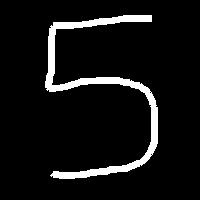
#> input picture images_test/img5_1.jpg, 200 x 200 px, found by its file name
$ python test6.py
#> lines starting #> are read from the running program, lines starting #| are printed output that depends on the picture; after the words box and inside, x2 and y2 are one past the last pixel; in counts of white or black regions, pixels touching at a corner belong together
# Import the modules
import cv2
from sklearn.externals import joblib
from skimage.feature import hog
import numpy as np

# Load the classifier
# clf = joblib.load("digits_cls.pkl")

# Read the input image
im = cv2.imread("/home/teo/STUDY/digit_prediction/images_test/img5_1.jpg")
#> im is the input picture: shape (200, 200, 3); min 0, max 255, mean 18.6

# Convert to grayscale and apply Gaussian filtering
im_gray = cv2.cvtColor(im, cv2.COLOR_BGR2GRAY)
im_gray = cv2.GaussianBlur(im_gray, (5, 5), 0)
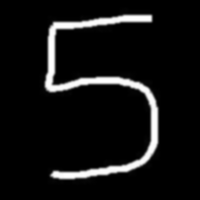
#> im_gray: shape (200, 200); min 0, max 255, mean 18.6

# Threshold the image
ret, im_th = cv2.threshold(im_gray, 90, 255, cv2.THRESH_BINARY_INV)
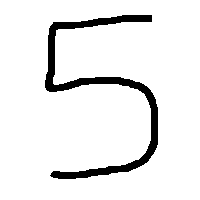
#> im_th: shape (200, 200); 92.4% white; 1 black region, box (x1, y1, x2, y2) and area: (45, 15, 158, 179) 3036

# Find contours in the image
ctrs, hier = cv2.findContours(im_th.copy(), cv2.RETR_EXTERNAL, cv2.CHAIN_APPROX_SIMPLE)
#> ctrs = [[[0, 0], [0, 199], [199, 199], [199, 0]]]

# Get rectangles contains each contour
rects = [cv2.boundingRect(ctr) for ctr in ctrs]
#> rects = [(0, 0, 200, 200)]

# For each rectangular region, calculate HOG features and predict
# the digit using Linear SVM.
for rect in rects:
    # Draw the rectangles
    cv2.rectangle(im, (rect[0], rect[1]), (rect[0] + rect[2], rect[1] + rect[3]), (0, 255, 0), 3)
    # Make the rectangular region around the digit
    leng = int(rect[3] * 1.6)
    pt1 = int(rect[1] + rect[3] // 2 - leng // 2)
    pt2 = int(rect[0] + rect[2] // 2 - leng // 2)
    roi = im_th[pt1:pt1+leng, pt2:pt2+leng]
    # Resize the image
    roi = cv2.resize(roi, (28, 28), interpolation=cv2.INTER_AREA)
    roi = cv2.dilate(roi, (3, 3))
    # Calculate the HOG features
    roi_hog_fd = hog(roi, orientations=9, pixels_per_cell=(14, 14), cells_per_block=(1, 1), visualise=False)
#> (the run stopped early here; a loop or call above may not have finished)
